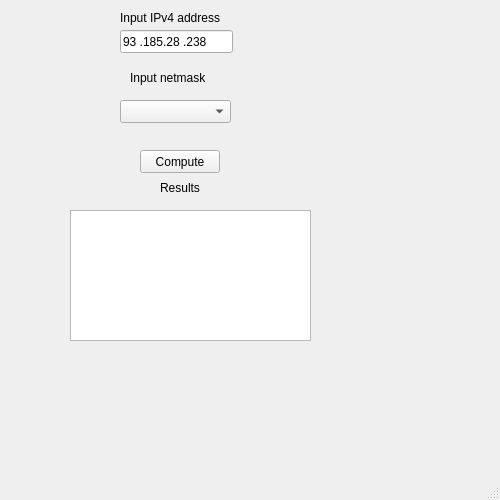
<?xml version="1.0" encoding="UTF-8"?>
<ui version="4.0">
 <class>MainWindow</class>
 <widget class="QMainWindow" name="MainWindow">
  <property name="geometry">
   <rect>
    <x>0</x>
    <y>0</y>
    <width>500</width>
    <height>500</height>
   </rect>
  </property>
  <property name="minimumSize">
   <size>
    <width>500</width>
    <height>500</height>
   </size>
  </property>
  <property name="maximumSize">
   <size>
    <width>500</width>
    <height>500</height>
   </size>
  </property>
  <property name="windowTitle">
   <string>ipV4calc</string>
  </property>
  <widget class="QWidget" name="centralwidget">
   <property name="minimumSize">
    <size>
     <width>350</width>
     <height>400</height>
    </size>
   </property>
   <property name="maximumSize">
    <size>
     <width>350</width>
     <height>400</height>
    </size>
   </property>
   <widget class="QLineEdit" name="leIPv4">
    <property name="geometry">
     <rect>
      <x>120</x>
      <y>30</y>
      <width>113</width>
      <height>23</height>
     </rect>
    </property>
    <property name="inputMask">
     <string>000.000.000.000</string>
    </property>
    <property name="text">
     <string>93.185.28.238</string>
    </property>
   </widget>
   <widget class="QLabel" name="lIPv4">
    <property name="geometry">
     <rect>
      <x>120</x>
      <y>10</y>
      <width>111</width>
      <height>16</height>
     </rect>
    </property>
    <property name="text">
     <string>Input IPv4 address</string>
    </property>
   </widget>
   <widget class="QLabel" name="lNetmask">
    <property name="geometry">
     <rect>
      <x>130</x>
      <y>70</y>
      <width>91</width>
      <height>16</height>
     </rect>
    </property>
    <property name="text">
     <string>Input netmask</string>
    </property>
   </widget>
   <widget class="QPushButton" name="pbCompute">
    <property name="geometry">
     <rect>
      <x>140</x>
      <y>150</y>
      <width>80</width>
      <height>23</height>
     </rect>
    </property>
    <property name="text">
     <string>Compute</string>
    </property>
   </widget>
   <widget class="QTextEdit" name="teResults">
    <property name="geometry">
     <rect>
      <x>70</x>
      <y>210</y>
      <width>241</width>
      <height>131</height>
     </rect>
    </property>
   </widget>
   <widget class="QLabel" name="lResults">
    <property name="geometry">
     <rect>
      <x>160</x>
      <y>180</y>
      <width>57</width>
      <height>15</height>
     </rect>
    </property>
    <property name="text">
     <string>Results</string>
    </property>
   </widget>
   <widget class="QComboBox" name="cbNetmask">
    <property name="geometry">
     <rect>
      <x>120</x>
      <y>100</y>
      <width>111</width>
      <height>23</height>
     </rect>
    </property>
   </widget>
  </widget>
  <widget class="QMenuBar" name="menubar">
   <property name="geometry">
    <rect>
     <x>0</x>
     <y>0</y>
     <width>500</width>
     <height>20</height>
    </rect>
   </property>
  </widget>
  <widget class="QStatusBar" name="statusbar"/>
 </widget>
 <resources/>
 <connections/>
</ui>
